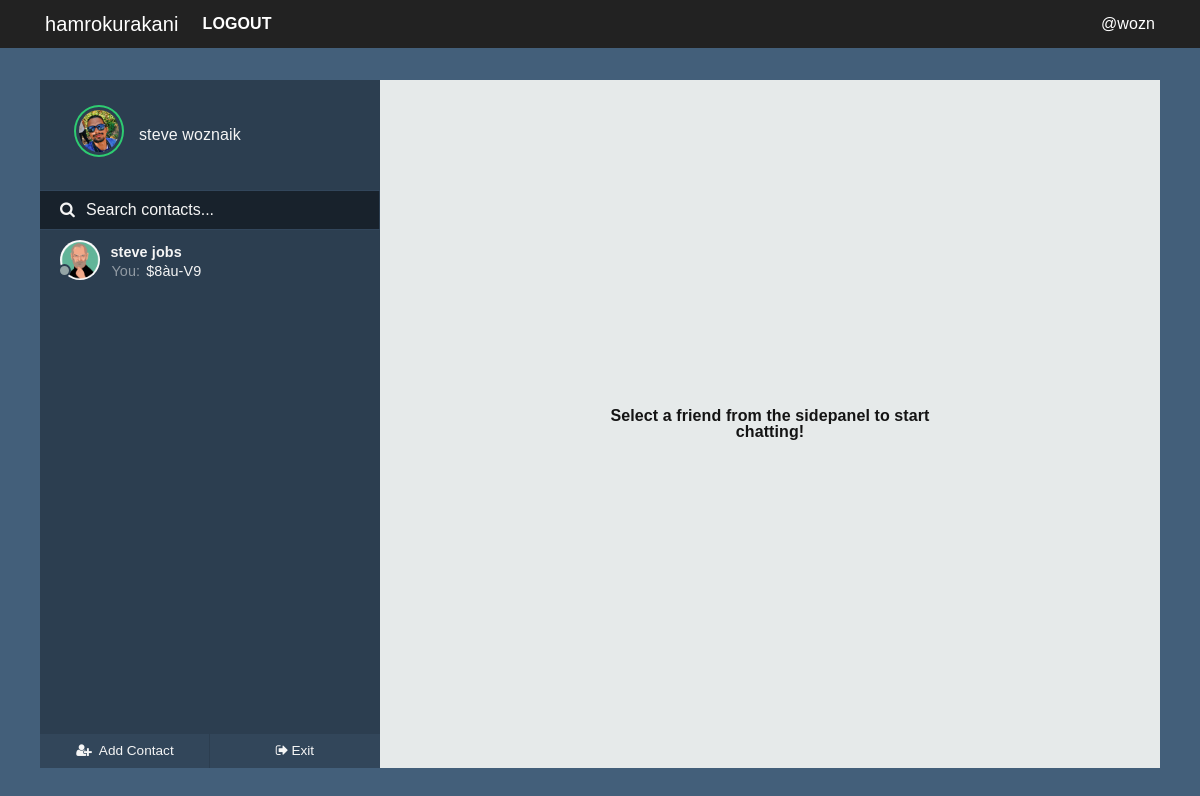
Before: /chats (signed in) with the older database file.
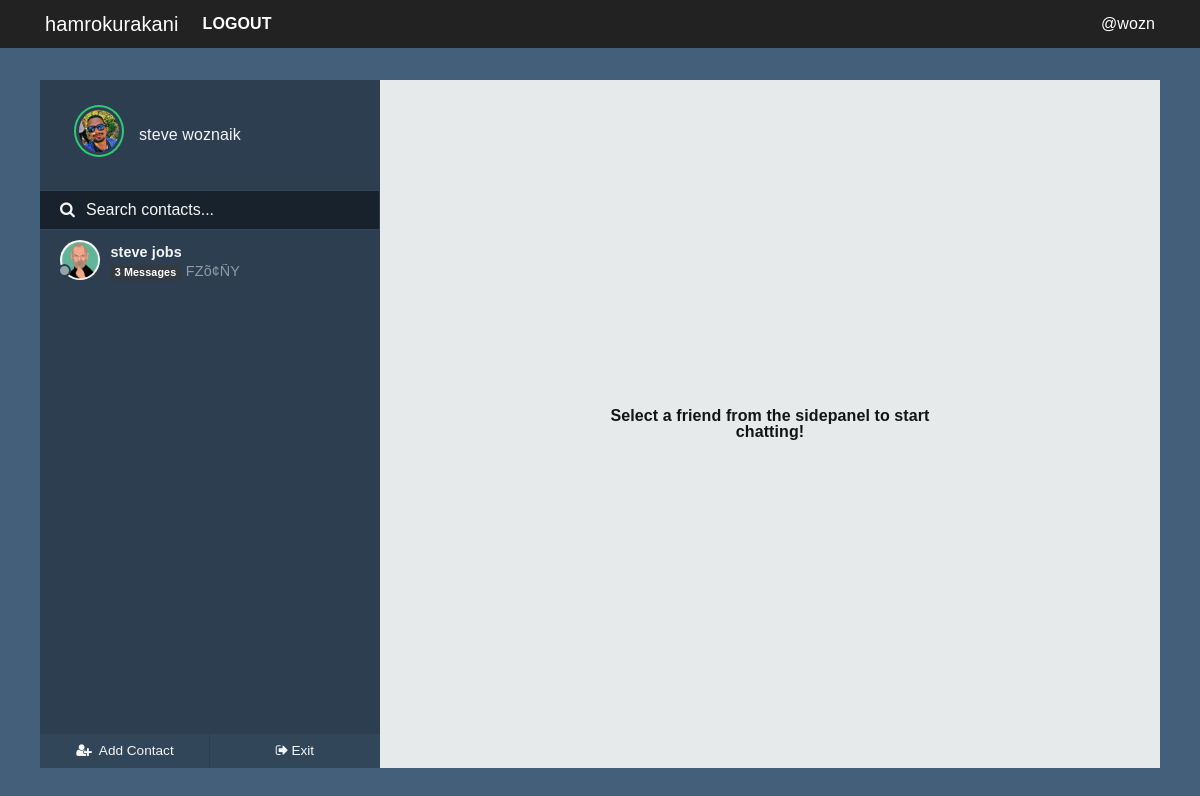
After: the same page with the newer database file.
### hamrokurakani/models.py (models this page shows, shortened)
class User(UserMixin, db.Model):
    id = db.Column(db.Integer, primary_key=True)
    fullname = db.Column(db.String(20), unique=True, nullable=False)
    username = db.Column(db.String(15), unique=True, nullable=False)
    email = db.Column(db.String(120), unique=True, nullable=False)
    password = db.Column(db.String(60), nullable=False)
    image_file = db.Column(db.String(20), nullable=False, default='default.jpg')
    joined = db.Column(db.DateTime, nullable=False, default=datetime.now)
    messages_sent = db.relationship('Message', foreign_keys='Message.sender_id', backref='author', lazy='dynamic')
    messages_received = db.relationship('Message', foreign_keys='Message.recipient_id', backref='recipient', lazy='dynamic')
    last_seen = db.Column(db.DateTime, default=datetime.now)
    last_message_read_time = db.Column(db.DateTime, default=datetime.now)

class Message(db.Model):
    id = db.Column(db.Integer, primary_key=True)
    message = db.Column(db.String(140), index=True)
    sender_id = db.Column(db.Integer, db.ForeignKey('user.id'))
    recipient_id = db.Column(db.Integer, db.ForeignKey('user.id'))
    timestamp = db.Column(db.DateTime, index=True, default=datetime.now)
    is_seen = db.Column(db.Boolean, default=False)

### hamrokurakani/chat/routes.py (the view)
@chyat.route('/chats')
@login_required
def chats():
    my_messages = Message.query.filter_by(recipient_id=current_user.id)
    messengers = [message.author.id for message in my_messages]
    senders = [User.query.get(sender) for sender in set(messengers)]
    return render_template('chat/users.html', senders=senders)

### hamrokurakani/admin/routes.py (called while the page is built)
@login_manager.user_loader
def load_user(user_id):
    return User.query.get(user_id)

### hamrokurakani/core/filters.py (called while the page is built)
@core.app_template_filter('isactive')
def is_active(lastmessagereadtime):
    currenttime = datetime.now()
    lastread = lastmessagereadtime
    diff = abs(currenttime-lastread)
    second_diff = diff.seconds
    day_diff = diff.days
    if day_diff <= 0 and second_diff < 60:
        message = "active now"
        return message
    elif day_diff <= 0 and second_diff < 3600:
        m = int(second_diff / 60)
        if m == 1:
            message = "active 1m ago"
            return message
        elif m <= 10:
            message = "active " + str(m) + "m ago"
            return message
        else:
            message = "offline"
            return message
    else:
        message = "offline"
        return message

@core.app_template_filter('lastmessage')
def last_message(sender):
    msg_received = Message.query.filter_by(
        recipient_id=current_user.id, sender_id=sender.id).order_by(Message.timestamp.desc()).first()
    msg_sent = Message.query.filter_by(
        sender_id=current_user.id, recipient_id=sender.id).order_by(Message.timestamp.desc()).first()
    if msg_received and not msg_sent:
        return msg_received.message
    elif msg_sent and not msg_received:
        return msg_sent.message
    elif msg_received.timestamp > msg_sent.timestamp:
        return msg_received.message
    elif msg_sent.timestamp > msg_received.timestamp:
        return msg_sent.message

@core.app_template_filter('lastmessageauthor')
def last_message_author(sender):
    msg_received = Message.query.filter_by(
        recipient_id=current_user.id, sender_id=sender.id).order_by(Message.timestamp.desc()).first()
    msg_sent = Message.query.filter_by(
        sender_id=current_user.id, recipient_id=sender.id).order_by(Message.timestamp.desc()).first()
    if msg_received and not msg_sent:
        return msg_received.author
    elif msg_sent and not msg_received:
        return msg_sent.author
    elif msg_received.timestamp > msg_sent.timestamp:
        return msg_received.author
    elif msg_sent.timestamp > msg_received.timestamp:
        return msg_sent.author

@core.app_template_filter('newmessages')
def new_message_badge(sender):
    counts = Message.query.filter_by(
        recipient_id=current_user.id, sender_id=sender.id, is_seen=False).count()
    return counts

### hamrokurakani/templates/chat/users.html (shortened to what this page needs)
{% extends "chat/nav.html" %}
{% block content %}
<div id="frame">
    <div id="sidepanel">
        <div id="profile">
            <div class="wrap">
                <img id="profile-img" src="{{ url_for('static', filename='profilepics/' + current_user.image_file) }}"
                    class="online" />
                <p>{{ current_user.fullname }}</p>
            </div>
        </div>
        <div id="search">
            <label for=""><i class="fa fa-search" aria-hidden="true"></i></label>
            <input type="text" placeholder="Search contacts..." />
        </div>
        <div id="contacts">
            <ul>
                {% for sender in senders %}
                <li class="contact">
                    <a class="noblue" href="{{ url_for('chat.chatwith', user=sender.username) }}">
                        <div class="wrap">
                            {% if sender.last_message_read_time | isactive == 'offline' %}
                            <span class="contact-status"></span>
                            {% else %}
                            <span class="contact-status online"></span>
                            {% endif %}
                            <img src="{{ url_for('static', filename='profilepics/' + sender.image_file) }}" />
                            <div class="meta">
                                <p class="name">{{ sender.fullname }} </p>
                                {% if sender | lastmessageauthor == current_user %}
                                <p class="preview">
                                    <span>You: </span> {{ sender | lastmessage }}</p>
                                {% else %}
                                <p class="preview">
                                    {% if sender | newmessages > 0 %}
                                    <small class="badge badge-dark mb-1"><b> {{ sender | newmessages }}
                                            Messages</b></small>
                                    {% endif %}
                                    <span>{{ sender | lastmessage }}</span></p>
                                {% endif %}
                            </div>
                        </div>
                    </a>
                </li>
                {% endfor %}
            </ul>
        </div>
        <div id="bottom-bar">
            <button id="addcontact">
                <ul>
                    <li>
                        <a href="#PeopleToMessage" data-toggle="modal" data-target="#PeopleToMessage" class="noblue">
                            <i class="fa fa-user-plus fa-fw" aria-hidden="true"></i> <span>Add Contact</span></a></li>
                </ul>
            </button>
            <button id="settings">
                <ul>
                    <li><a href="{{ url_for('chat.home') }}" class="noblue">
                            <i class="fa fa-sign-out" aria-hidden="true"></i><span>Exit</span></a></li>
                </ul>
            </button>
        </div>
    </div>
    <div class="content">
        <div class="select-info">
            <p>Select a friend from the sidepanel to start chatting!</p>
        </div>
    </div>
</div>
{% endblock content %}

### hamrokurakani/templates/chat/nav.html (shortened to what this page needs)
<!DOCTYPE html>
<html>
<head>
    <link rel="stylesheet" type="text/css" href="{{ url_for('static', filename='css/' + 'bootstrap.min.css') }}">
    <link rel="stylesheet" type="text/css" href="{{ url_for('static', filename='css/' + 'better-nav.min.css') }}">
    <link rel="stylesheet" type="text/css" href="{{ url_for('static', filename='css/' + 'font-awesome.min.css') }}">
    <link rel="stylesheet" type="text/css" href="{{ url_for('static', filename='css/' + 'sourcesanspro.css') }}">
    <link rel="stylesheet" type="text/css" href="{{ url_for('static', filename= 'css/' + 'chat.css') }}">
    <link rel="stylesheet" type="text/css" href="{{ url_for('static', filename= 'css/' + 'main.css') }}">
    <link rel="stylesheet" type="text/css" href="{{ url_for('static', filename='css/' + 'reset.min.css') }}">
</head>
  <header class="site-header">
    <nav class="navbar navbar-expand-md navbar-dark bg-steel fixed-top">
      <div class="container">
        <a class="navbar-brand" href="{{ url_for('chat.chats') }}">hamrokurakani</a>
        <div class="collapse navbar-collapse" id="navbarToggle">
          {% if current_user.is_authenticated %}
          <div class="navbar-nav mr-auto">
             <a class="nav-item nav-link text-white font-weight-bold text-uppercase"
            href="{{ url_for('users.logout') }}">Logout</a>
          </div>
          <div class="navbar-nav ml-auto">
            <span class="text-white">
              @{{ current_user.username }}
            </span>
          </div>
          {% else %}
          <a class="nav-item nav-link text-white font-weight-bold text-uppercase"
            href="{{ url_for('users.login') }}">Login</a>
          <a class="nav-item nav-link text-white font-weight-bold text-uppercase"
            href="{{ url_for('users.register') }}">Register</a>
          {% endif %}
        </div>
      </div>
    </nav>
  </header>
<body>
    {% block content %}
    {% endblock %}
</body>
</html>

### hamrokurakani/static/css/chat.css (style rules this page uses)
html { margin-top:6rem; scroll-behavior: smooth; font-family: Arial, Helvetica, sans-serif !important; }
body { display: flex; align-items: center; justify-content: center; min-height: 100vh; background: #435f7a !important; font-family:"Source Sans Pro", "Roboto Condensed", sans-serif; font-size: 1em; letter-spacing: 0.1px; color: #32465a; text-rendering: optimizeLegibility; text-shadow: 1px 1px 1px rgba(0, 0, 0, 0.004); -webkit-font-smoothing: antialiased; }
#frame { width: 95%; min-width: 360px; max-width: 1120px; height: 86vh; min-height: 300px; max-height: 720px; background: #E6EAEA; margin-top:3rem; }
#frame #sidepanel { float: left; min-width: 280px; max-width: 340px; width: 40%; height: 100%; background: #2c3e50; color: #f5f5f5; overflow: hidden; position: relative; }
#frame #sidepanel #profile { width: 80%; margin: 25px auto; }
#frame #sidepanel #profile .wrap { height: 60px; line-height: 60px; overflow: hidden; -moz-transition: 0.3s height ease; -o-transition: 0.3s height ease; -webkit-transition: 0.3s height ease; transition: 0.3s height ease; }
#frame #sidepanel #profile .wrap img { width: 50px; border-radius: 50%; padding: 3px; border: 2px solid #e74c3c; height: auto; float: left; cursor: pointer; -moz-transition: 0.3s border ease; -o-transition: 0.3s border ease; -webkit-transition: 0.3s border ease; transition: 0.3s border ease; }
#frame #sidepanel #profile .wrap img.online { border: 2px solid #2ecc71; }
#frame #sidepanel #profile .wrap p { float: left; margin-left: 15px; }
#frame #sidepanel #search { border-top: 1px solid #32465b; border-bottom: 1px solid #32465b; font-weight: 400; }
#frame #sidepanel #search label { position: absolute; margin: 10px 0 0 20px; }
#frame #sidepanel #search input { font-family: "proxima-nova", "Source Sans Pro", sans-serif; padding: 10px 0 10px 46px; width: calc(100% - 1px); border: none; background: #18222c; color: #f5f5f5; }
#frame #sidepanel #contacts { height: calc(100% - 177px); overflow-y: scroll; overflow-x: hidden; }
#frame #sidepanel #contacts ul li.contact { position: relative; padding: 10px 0 15px 0; font-size: 0.9em; cursor: pointer; }
a.noblue:link, a.noblue:active, a.noblue:visited { color: #f5f5f5 !important; text-decoration: none; }
#frame #sidepanel #contacts ul li.contact .wrap { width: 88%; margin: 0 auto; position: relative; }
#frame #sidepanel #contacts ul li.contact .wrap span { position: absolute; left: 0; top:26px; margin: -2px 0 0 -2px; width: 13px; height: 13px; border-radius: 50%; border: 2px solid #2c3e50; background: #95a5a6; }
#frame #sidepanel #contacts ul li.contact .wrap img { width: 40px; border-radius: 50%; float: left; margin-right: 10px; }
#frame #sidepanel #contacts ul li.contact .wrap .meta { padding: 5px 0 0 0; }
#frame #sidepanel #contacts ul li.contact .wrap .meta .name { font-weight: 600; }
#frame #sidepanel #contacts ul li.contact .wrap .meta .preview { margin: 5px 0 0 0; padding: 0 0 1px; font-weight: 400; white-space: nowrap; overflow: hidden; text-overflow: ellipsis; -moz-transition: 1s all ease; -o-transition: 1s all ease; -webkit-transition: 1s all ease; transition: 1s all ease; }
#frame #sidepanel #contacts ul li.contact .wrap .meta .preview span { position: initial; border-radius: initial; background: none; border: none; padding: 0 2px 0 0; margin: 0 0 0 1px; opacity: .5; }
#frame #sidepanel #bottom-bar { position: absolute; width: 100%; bottom: 0; }
#frame #sidepanel #bottom-bar button { float: left; border: none; width: 50%; padding: 10px 0; background: #32465a; color: #f5f5f5; cursor: pointer; font-size: 0.85em; font-family: "proxima-nova", "Source Sans Pro", sans-serif; }
#frame #sidepanel #bottom-bar button:nth-child(1) { border-right: 1px solid #2c3e50; }
#frame #sidepanel #bottom-bar button i { margin-right: 3px; font-size: 1em; }
#frame .content { float: right; width: 60%; height: 100%; overflow: hidden; position: relative; }
#frame .content .select-info p { margin: 0; position: absolute; top: 50%; left: 50%; transform: translate(-50%, -50%); text-align: center; font-weight: 600; color: #141414; }
@media screen and (min-width: 900px) { #frame .content { width: calc(100% - 340px); } }

Changed rows visible on the page:
changed User "steve jobs": sender (not shown) → "3"; message "$8àu- V9" → "F\u0017Zõ¢ÑY"; text "You:" → "Messages"
